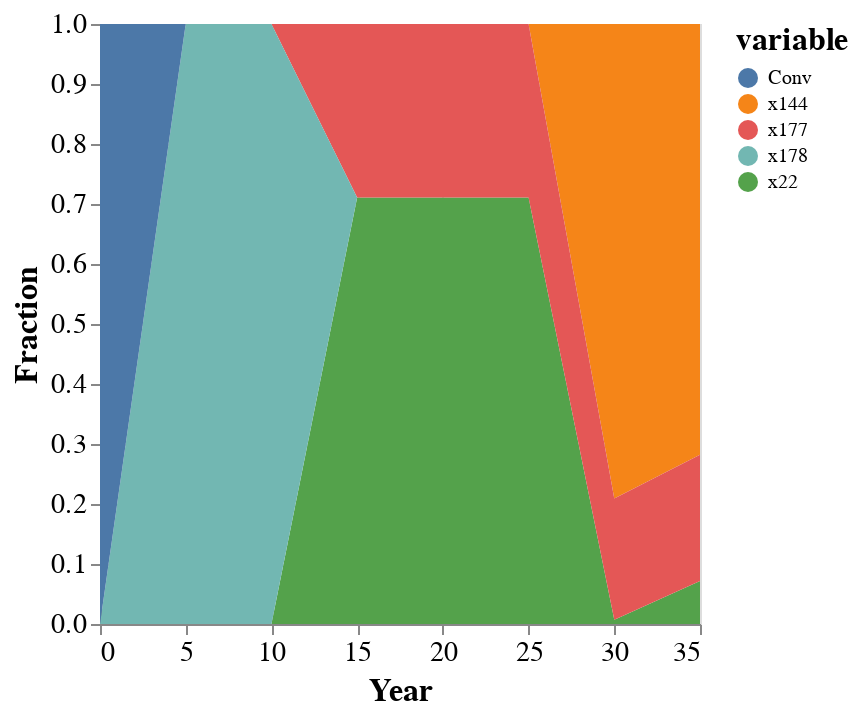

The cell this chart's notebook holds for it:
### Code cell
transpose(xk)
df1=DataFrame(xk',:auto)
df1=df1[!, any.(>(0), eachcol(df1))]
sNames="compromise ".*names(df1)
df1[!,:Year] = 5*collect(1:7)
df1[!,:Conv] = zeros(7)
push!(df1,zeros(size(df1)[2]))
df1[8,:Conv]=1
#rename!(df1,[:x28,:x29,:x30,:x44,:x48] .=> [:pyLDPE_maxTheta,:pyLDPE_minGWP,:pyLDPE_minLCC,:pyLDPE_14,:pyLDPE_18])
#rename!(df1,[:x159,:x163] .=> [:alcPLA_minLCC,:alcPLA_3])
comp=df1 |> stack |> @vlplot(:area, x=:Year, y={:value, stack=:zero, title="Fraction"}, color="variable:n",legend=:sNames,
    config={axis= {labelFontSize=14,titleFontSize= 16},legend={titleFontSize=16}}) 
#save("./result-case-roadmap/compromise-netzero.svg", comp)
#comp

### Figure 1 — Vega-Lite specification as saved in the notebook (floating-point values rounded to 4 significant figures)
{"config": {"axis": {"labelFontSize": 14, "titleFontSize": 16}, "legend": {"titleFontSize": 16}}, "data": {"values": [{"Year": 5, "value": 0, "variable": "x22"}, {"Year": 10, "value": 0, "variable": "x22"}, {"Year": 15, "value": 0.7109, "variable": "x22"}, {"Year": 20, "value": 0.7109, "variable": "x22"}, {"Year": 25, "value": 0.7109, "variable": "x22"}, {"Year": 30, "value": 0.00691, "variable": "x22"}, {"Year": 35, "value": 0.07166, "variable": "x22"}, {"Year": 0, "value": 0, "variable": "x22"}, {"Year": 5, "value": 0, "variable": "x144"}, {"Year": 10, "value": 0, "variable": "x144"}, {"Year": 15, "value": 0, "variable": "x144"}, {"Year": 20, "value": 0, "variable": "x144"}, {"Year": 25, "value": 0, "variable": "x144"}, {"Year": 30, "value": 0.7908, "variable": "x144"}, {"Year": 35, "value": 0.718, "variable": "x144"}, {"Year": 0, "value": 0, "variable": "x144"}, {"Year": 5, "value": 0, "variable": "x177"}, {"Year": 10, "value": 0, "variable": "x177"}, {"Year": 15, "value": 0.2891, "variable": "x177"}, {"Year": 20, "value": 0.2891, "variable": "x177"}, {"Year": 25, "value": 0.2891, "variable": "x177"}, {"Year": 30, "value": 0.2023, "variable": "x177"}, {"Year": 35, "value": 0.2103, "variable": "x177"}, {"Year": 0, "value": 0, "variable": "x177"}, {"Year": 5, "value": 1, "variable": "x178"}, {"Year": 10, "value": 1, "variable": "x178"}, {"Year": 15, "value": 0, "variable": "x178"}, {"Year": 20, "value": 0, "variable": "x178"}, {"Year": 25, "value": 0, "variable": "x178"}, {"Year": 30, "value": 0, "variable": "x178"}, {"Year": 35, "value": 0, "variable": "x178"}, {"Year": 0, "value": 0, "variable": "x178"}, {"Year": 5, "value": 0, "variable": "Conv"}, {"Year": 10, "value": 0, "variable": "Conv"}, {"Year": 15, "value": 0, "variable": "Conv"}, {"Year": 20, "value": 0, "variable": "Conv"}, {"Year": 25, "value": 0, "variable": "Conv"}, {"Year": 30, "value": 0, "variable": "Conv"}, {"Year": 35, "value": 0, "variable": "Conv"}, {"Year": 0, "value": 1, "variable": "Conv"}]}, "encoding": {"color": {"field": "variable", "type": "nominal"}, "x": {"field": "Year", "type": "quantitative"}, "y": {"field": "value", "stack": "zero", "title": "Fraction", "type": "quantitative"}}, "legend": "sNames", "mark": "area"}
